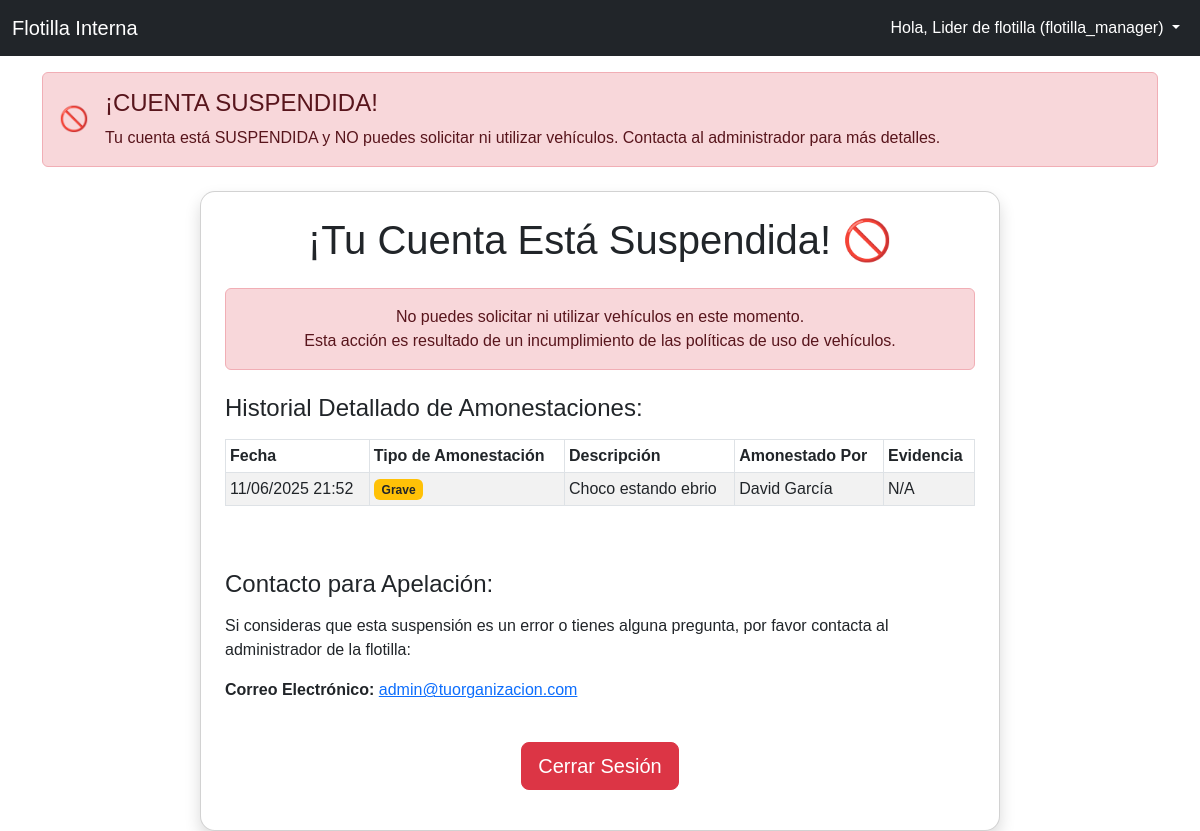
/suspended.php (signed in), run on the app's committed database.
### tables this page shows
CREATE TABLE `usuarios` (
  `id` int(11) NOT NULL,
  `nombre` varchar(255) NOT NULL,
  `correo_electronico` varchar(255) NOT NULL,
  `password` varchar(255) DEFAULT NULL,
  `rol` enum('admin','empleado','flotilla_manager') NOT NULL DEFAULT 'empleado',
  `estatus_cuenta` enum('pendiente_aprobacion','activa','rechazada','inactiva') NOT NULL DEFAULT 'pendiente_aprobacion',
  `estatus_usuario` enum('activo','amonestado','suspendido') NOT NULL DEFAULT 'activo',
  `google_id` varchar(255) DEFAULT NULL,
  `fecha_creacion` datetime DEFAULT current_timestamp(),
  `ultima_sesion` datetime DEFAULT NULL
);

CREATE TABLE `amonestaciones` (
  `id` int(11) NOT NULL,
  `usuario_id` int(11) NOT NULL,
  `fecha_amonestacion` datetime NOT NULL DEFAULT current_timestamp(),
  `tipo_amonestacion` enum('leve','grave','suspension') NOT NULL,
  `descripcion` text NOT NULL,
  `evidencia_url` varchar(512) DEFAULT NULL,
  `amonestado_por` int(11) DEFAULT NULL
);

### public/suspended.php (the view, shortened to what this page needs)
<?php
$db = connectDB();
if (isset($_SESSION['user_id']) && $db) {
    try {
        $stmt_user_full_status = $db->prepare("SELECT estatus_usuario, nombre FROM usuarios WHERE id = :user_id");
        $stmt_user_full_status->bindParam(':user_id', $_SESSION['user_id']);
        $stmt_user_full_status->execute();
        $user_full_status_result = $stmt_user_full_status->fetch(PDO::FETCH_ASSOC);
        if ($user_full_status_result) {
            $current_user_estatus_usuario = $user_full_status_result['estatus_usuario'];
            $nombre_usuario_sesion = $user_full_status_result['nombre'];
        }
        $stmt_amonestaciones_full = $db->prepare("
            SELECT fecha_amonestacion, tipo_amonestacion, descripcion, evidencia_url, u.nombre AS amonestado_por_nombre
            FROM amonestaciones a
            LEFT JOIN usuarios u ON a.amonestado_por = u.id
            WHERE a.usuario_id = :user_id
            ORDER BY fecha_amonestacion DESC
        ");
        $stmt_amonestaciones_full->bindParam(':user_id', $_SESSION['user_id']);
        $stmt_amonestaciones_full->execute();
        $amonestaciones_detalles = $stmt_amonestaciones_full->fetchAll(PDO::FETCH_ASSOC);
    } catch (PDOException $e) {
        error_log("Error al cargar detalles de suspensión: " . $e->getMessage());
        $error_message = 'Error al cargar los detalles de tu suspensión. Contacta al administrador.';
    }
} else {
    header('Location: index.php');
    exit();
}
$rol_usuario_sesion = $_SESSION['user_role'] ?? 'empleado';
?>
<!DOCTYPE html>
<html lang="es">
<head>
    <link href="https://cdn.jsdelivr.net/npm/bootstrap@5.3.0/dist/css/bootstrap.min.css" rel="stylesheet">
    <link rel="stylesheet" href="css/style.css">
    <link rel="stylesheet" href="https://cdn.jsdelivr.net/npm/bootstrap-icons@1.11.3/font/bootstrap-icons.min.css">
</head>
<body>
    <?php
    require_once '../app/includes/navbar.php';
    ?>
    <?php require_once '../app/includes/alert_banner.php';
    ?>
    <div class="container mt-4">
        <div class="card shadow p-4 mx-auto" style="max-width: 800px;">
            <h1 class="card-title text-center mb-4">¡Tu Cuenta Está Suspendida! 🚫</h1>
            <div class="alert alert-danger text-center mb-4" role="alert">
                <p class="mb-0">No puedes solicitar ni utilizar vehículos en este momento.</p>
                <p class="mb-0">Esta acción es resultado de un incumplimiento de las políticas de uso de vehículos.</p>
            </div>
            <h4 class="mb-3">Historial Detallado de Amonestaciones:</h4>
            <?php if (empty($amonestaciones_detalles)): ?>
                <div class="alert alert-info text-center">
                    No se encontró un historial de amonestaciones para esta cuenta.
                </div>
            <?php else: ?>
                <div class="table-responsive">
                    <table class="table table-striped table-bordered table-sm">
                        <thead>
                            <tr>
                                <th>Fecha</th>
                                <th>Tipo de Amonestación</th>
                                <th>Descripción</th>
                                <th>Amonestado Por</th>
                                <th>Evidencia</th>
                            </tr>
                        </thead>
                        <tbody>
                            <?php foreach ($amonestaciones_detalles as $amonestacion): ?>
                                <tr>
                                    <td><?php echo date('d/m/Y H:i', strtotime($amonestacion['fecha_amonestacion'])); ?></td>
                                    <td>
                                        <span class="badge bg-<?php
                                                                switch ($amonestacion['tipo_amonestacion']) {
                                                                    case 'grave':
                                                                        echo 'warning text-dark';
                                                                        break;
                                                                }
                                                                ?>"><?php echo htmlspecialchars(ucfirst($amonestacion['tipo_amonestacion'])); ?></span>
                                    </td>
                                    <td><?php echo htmlspecialchars($amonestacion['descripcion']); ?></td>
                                    <td><?php echo htmlspecialchars($amonestacion['amonestado_por_nombre'] ?? 'N/A'); ?></td>
                                    <td>
                                        <?php if (!empty($amonestacion['evidencia_url'])): ?>
                                            <a href="<?php echo htmlspecialchars($amonestacion['evidencia_url']); ?>" target="_blank" class="btn btn-sm btn-outline-secondary">Ver Evidencia</a>
                                        <?php else: ?>
                                            N/A
                                        <?php endif; ?>
                                    </td>
                                </tr>
                            <?php endforeach; ?>
                        </tbody>
                    </table>
                </div>
            <?php endif; ?>
            <h4 class="mt-5 mb-3">Contacto para Apelación:</h4>
            <p>Si consideras que esta suspensión es un error o tienes alguna pregunta, por favor contacta al administrador de la flotilla:</p>
            <p><strong>Correo Electrónico:</strong> <a href="mailto:admin@tuorganizacion.com">admin@tuorganizacion.com</a></p>
            <p class="text-center mt-4">
                <a href="logout.php" class="btn btn-danger btn-lg">Cerrar Sesión</a>
            </p>
        </div>
    </div>
</body>
</html>

### app/includes/navbar.php (shortened to what this page needs)
<nav class="navbar navbar-expand-lg navbar-dark bg-dark">
    <div class="container-fluid">
        <a class="navbar-brand" href="dashboard.php">Flotilla Interna</a>
        <div class="collapse navbar-collapse" id="navbarNav">
            <ul class="navbar-nav">
                <li class="nav-item dropdown">
                    <a class="nav-link dropdown-toggle <?php echo (basename($_SERVER['PHP_SELF']) == 'logout.php' || basename($_SERVER['PHP_SELF']) == 'suspended.php') ? 'active' : ''; ?>"
                        href="#" id="userDropdown" role="button" data-bs-toggle="dropdown" aria-expanded="false">
                        Hola, <?php echo htmlspecialchars($nombre_usuario_sesion ?? 'Usuario'); ?>
                        (<?php echo htmlspecialchars($rol_usuario_sesion ?? 'empleado'); ?>)
                    </a>
                </li>
            </ul>
        </div>
    </div>
</nav>

### app/includes/alert_banner.php
<?php
if (isset($current_user_estatus_usuario) && ($current_user_estatus_usuario === 'amonestado' || $current_user_estatus_usuario === 'suspendido')):
    $alert_class = 'alert-warning';
    $alert_icon = '⚠️';
    $alert_title = '¡ATENCIÓN!';
    $alert_message = '';
    if ($current_user_estatus_usuario === 'amonestado') {
        $alert_class = 'alert-warning';
        $alert_icon = '⚠️';
        $alert_title = '¡Usuario AMONESTADO!';
        $alert_message = 'Tu cuenta ha sido amonestada. Tienes ' . htmlspecialchars($current_user_amonestaciones_count) . ' amonestación(es) registrada(s).';
        if ($current_user_amonestaciones_count > 0 && !empty($current_user_recent_amonestaciones_text)) {
            $alert_message .= ' Amonestaciones recientes: ' . htmlspecialchars($current_user_recent_amonestaciones_text) . '.';
        }
        $alert_message .= ' Continúa con el buen uso de los vehículos para evitar suspensiones.';
    } elseif ($current_user_estatus_usuario === 'suspendido') {
        $alert_class = 'alert-danger';
        $alert_icon = '🚫';
        $alert_title = '¡CUENTA SUSPENDIDA!';
        $alert_message = 'Tu cuenta está SUSPENDIDA y NO puedes solicitar ni utilizar vehículos. Contacta al administrador para más detalles.';
    }
?>
    <div class="container mt-3">
        <div class="alert <?php echo $alert_class; ?> d-flex align-items-center" role="alert">
            <span class="fs-4 me-3"><?php echo $alert_icon; ?></span>
            <div>
                <h4 class="alert-heading"><?php echo $alert_title; ?></h4>
                <p class="mb-0"><?php echo $alert_message; ?></p>
            </div>
        </div>
    </div>
<?php endif; ?>

### public/css/style.css (style rules this page uses)
body { font-family: Arial, sans-serif; }
.card { border-radius: 15px; }

### data on the page
usuarios: nombre "Lider de flotilla", estatus_usuario "🚫", estatus_usuario "¡CUENTA SUSPENDIDA!", estatus_usuario "Tu cuenta está SUSPENDIDA y NO puedes solicitar ni utilizar vehículos. Contacta al administrador para más detalles."
amonestaciones: fecha_amonestacion "11/06/2025 21:52", tipo_amonestacion "Grave", descripcion "Choco estando ebrio", amonestado_por.nombre "David García", shows "N/A"

### other printed values
$rol_usuario_sesion "flotilla_manager"
